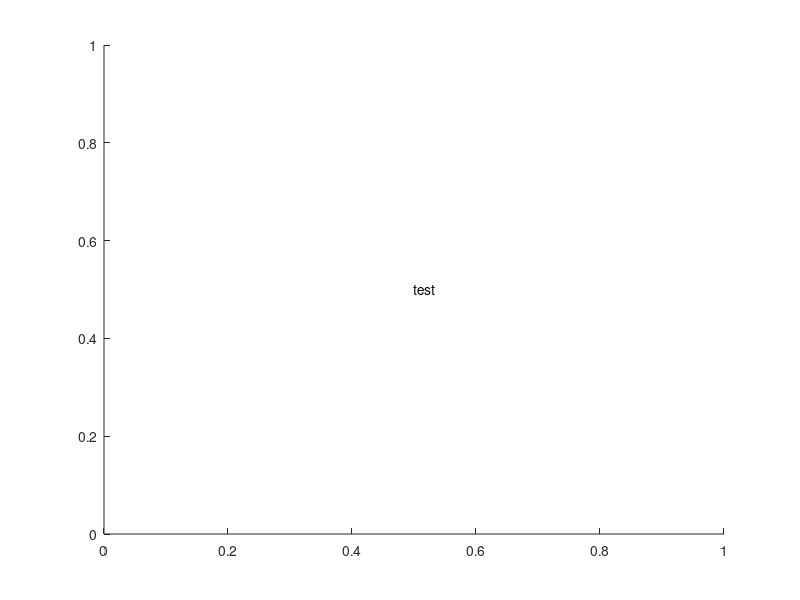

Reproduce this figure in MATLAB. (Note: this script raises an error after producing the figure.)
%% plotscriiiiiipt!

%load('LFT HS14 diff.mat')

%% 1 plot of the LFT map

figure(40);clf;
text(0.5,0.5,'test')
xtx=round(linspace(1,F.n_angles,7));
xlab={'','-45','',0,'','45',''};

for i=1:4
subplot(1,4,i)
imshow(squeeze(F.LFT(:,i,:)),[0,1]);
set(gca,'YDir','normal')
title(sprintf('rod %u',i))
xlabel(sprintf('ang. pos.\n [deg]'))
    axis on
    set(gca,'ytick',[])
    
xticks(xtx)
xticklabels(xlab)    
end

% add one y axis labelz
subplot(1,4,1)
ylabel('plug height, [cm]')
ytx=round(f_PixReCalc(linspace(354,2127,5),refac));
for i=1:5
    ylab{i}=sprintf('%.0f',f_plane2height(ytx(i)*refac,1));

    
end
yticks(ytx)
yticklabels(ylab)

% overall title



%% LFT axial profile plot per rod
figure(41);clf;gca();
hold on

x=1:imrange(2,2);
xlft=f_plane2lft(x*refac);
xheight=f_plane2height(x*refac,0);


for i=1:4
    plot(mean(F.LFT,3))
end
grid on
ylbl='mean attenuation integral';
ylabel(ylbl)
title('mean LFT signal per rod vs pixel plane')

%%
figure('Name', 'median filter for 4 rods');clf;gca();hold on;

yy=mean(F.LFT,3);
yyy=medfilt1(yy);
y=yy;
filt=(abs(yyy-y)./y)>0.05;
y(filt)=yyy(filt);
disp([i,sum(filt)])



for i=1:4
    subplot(2,2,i)
    hold on
    plot(yy(:,i))
    plot(y(:,i))
    title(sprintf('rod %u',i))
    xlim([0 500])
    ylim([-0.1,2])
    
    if or(i==2,i==4)
        set(gca,'yticklabel',[])
        ylabel(ylbl)
    end
    if or(i==1,i==2)
        set(gca,'xticklabel',[])
        xlabel('plug height')
    end
    grid on 
    
end
grid on

cl3crop=180:420; %manually extracted from the graph
d2ocrop=97:156;


%% LFT axial profile plot per rod, with median filter
figure(41);clf;gca();
hold on

x=1:imrange(2,2);
xheight=f_plane2height(x*refac,0);
xlft=f_plane2lft(x*refac);


for i=1:4
    plot(xheight,y(:,i));
end
grid on
ylbl='mean attenuation integral';
ylabel(ylbl)
title('blubb')

%xlim(round([250,2200]/refac))
%ylim([-0.5,1.5])


xfitw=[450,775];
xfitwrange=f_plane2height(xfitw(1):xfitw(2),0); % WATER FIT

xfitc=[950,2100];
xfitcrange=f_plane2height(xfitc(1):xfitc(2),0); % WATER FIT

line([xfitwrange(1),xfitwrange(1)],[0,0.2],'color','b')
line([xfitwrange(end),xfitwrange(end)],[0,0.4],'color','b')

line([xfitcrange(1),xfitcrange(1)],[0,0.5],'color','r') 
line([xfitcrange(end),xfitcrange(end)],[0,1.1],'color','r')

xfitwRange2=round(xfitw(1)/refac):round(xfitw(2)/refac);
xfitcRange2=round(xfitc(1)/refac):round(xfitc(2)/refac);

xnew=linspace(0,8,101);

for i =1:4
    pw(i,:)=polyfit(xheight(xfitwRange2),y(xfitwRange2,i)',1);
    pc(i,:)=polyfit(xheight(xfitcRange2),y(xfitcRange2,i)',1);
    
    yfitw(i,:)=polyval(pw(i,:),xnew);
    yfitc(i,:)=polyval(pc(i,:),xnew);
        
    %plot(xnew,yfitw(i,:))
    %plot(xnew,yfitc(i,:))
    
end

    
ylim([-0.2 1.2])
xlabel('Rod height [cm]')









